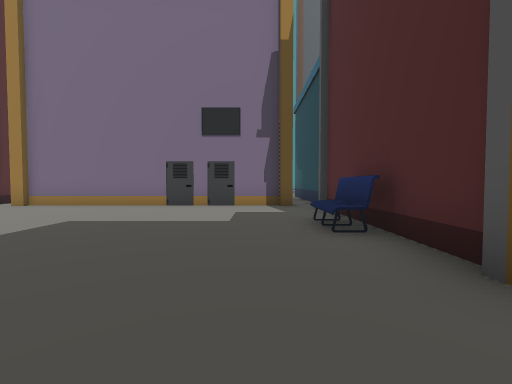
View 1 (above)

24 first-person views from a walk through a scene from a Unity 3-D project. The camera is 1.3 m above the floor, tilts 2° down and sees 90° across. The floor is counted in squares, 2 m on a side. Each view is taken from the middle of a square. On the plan, view 1 faces up. The plan holds only what a view shows up to about 9 squares ahead; the rest is blank. The place goes on beyond the plan. Some animated figures are left out. Some surface patterns are stand-ins.

View 2
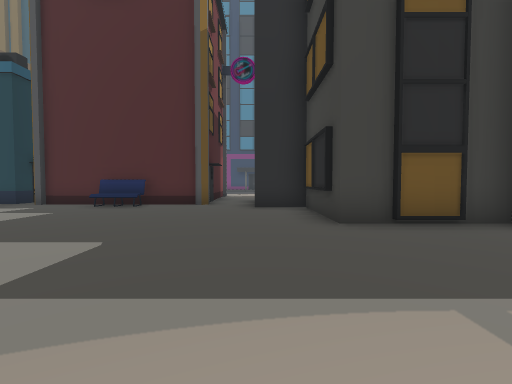

View 3
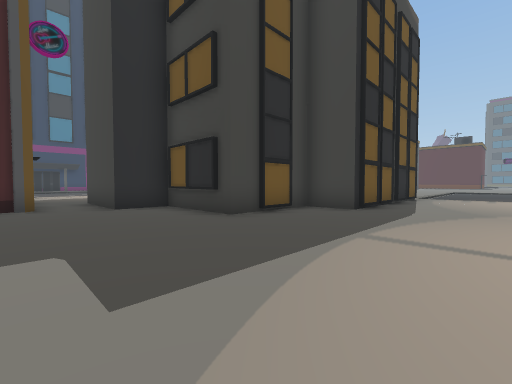

View 4
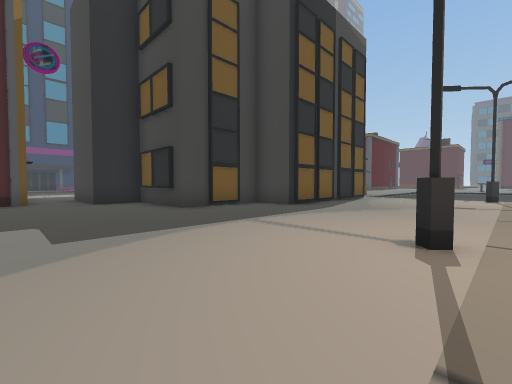

View 5
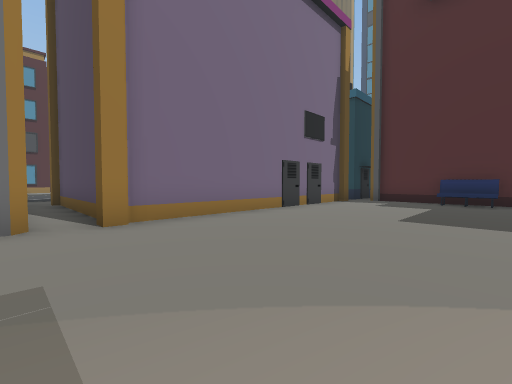

View 6
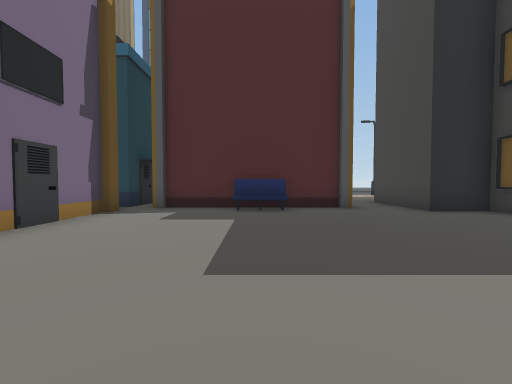

View 7
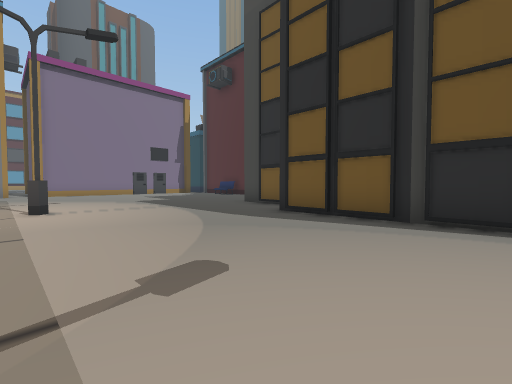

View 8
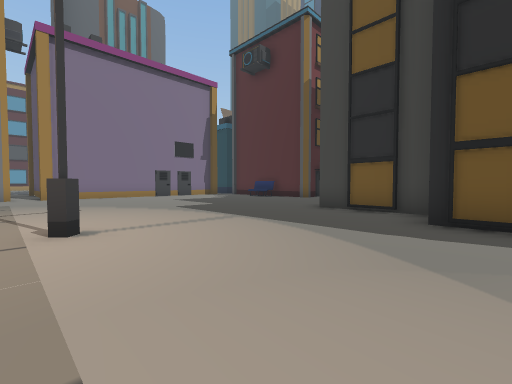

View 9
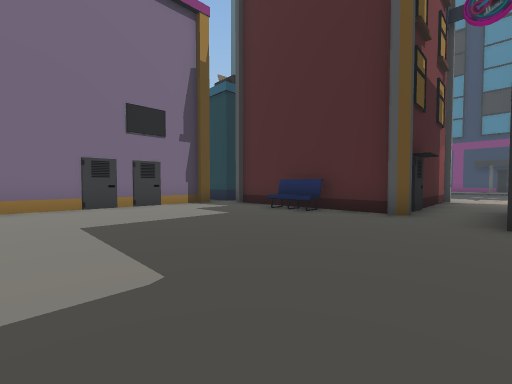

View 10
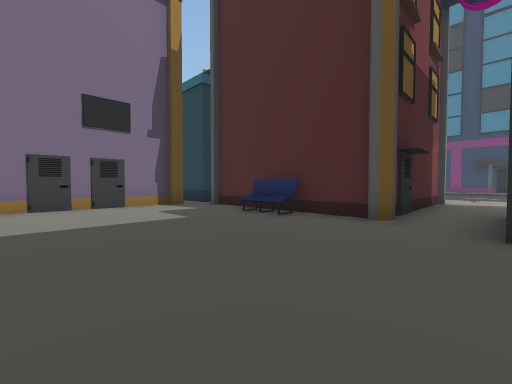

View 11
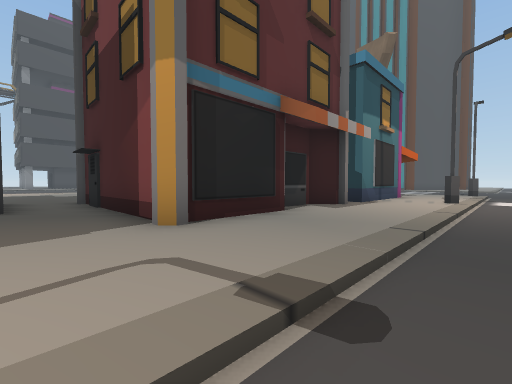

View 12
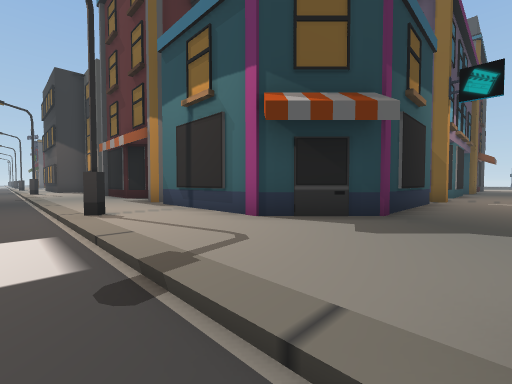

View 13
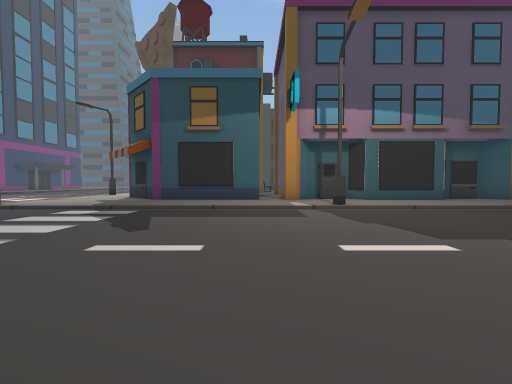

View 14
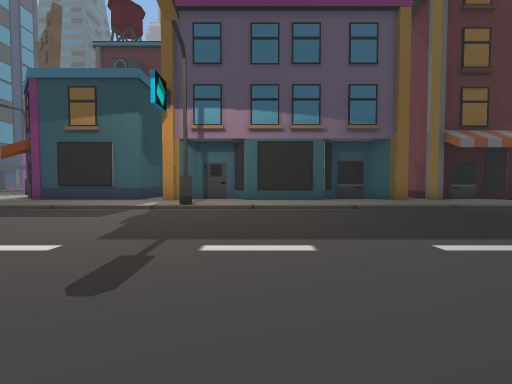

View 15
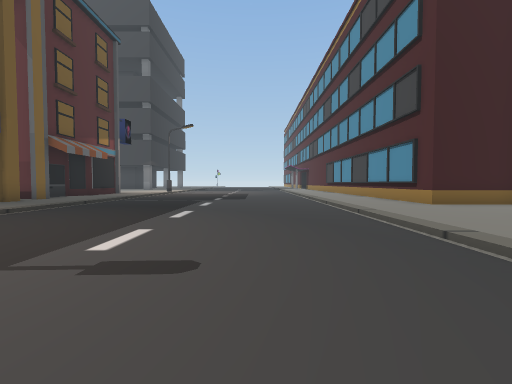

View 16
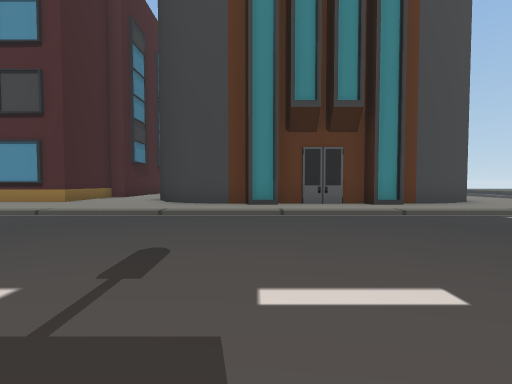

View 17
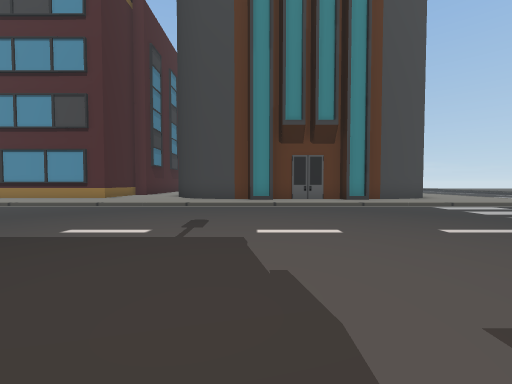

View 18
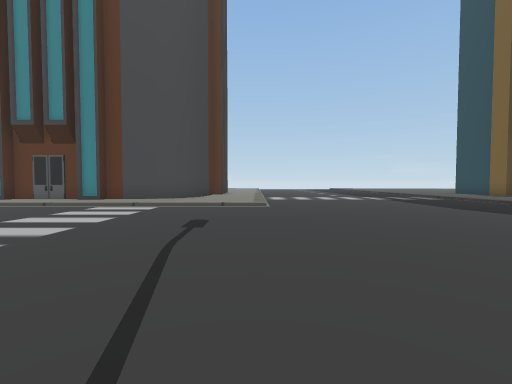

View 19
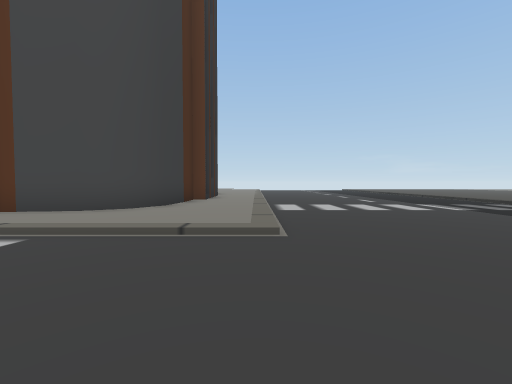

View 20
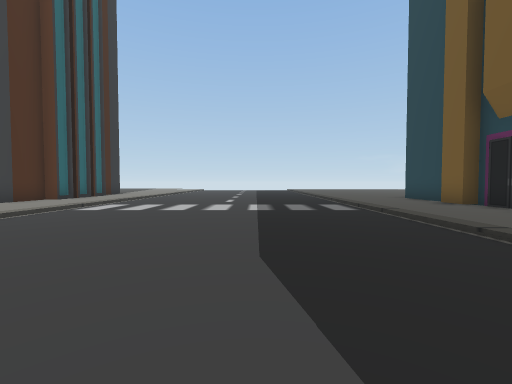

View 21
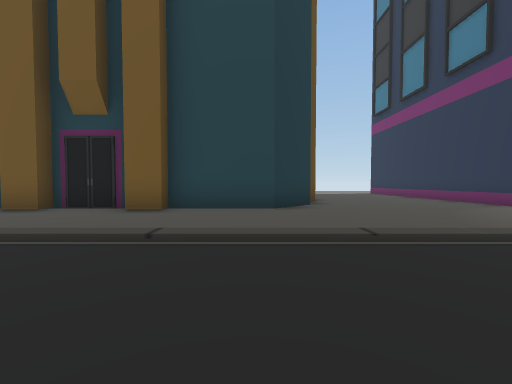

View 22
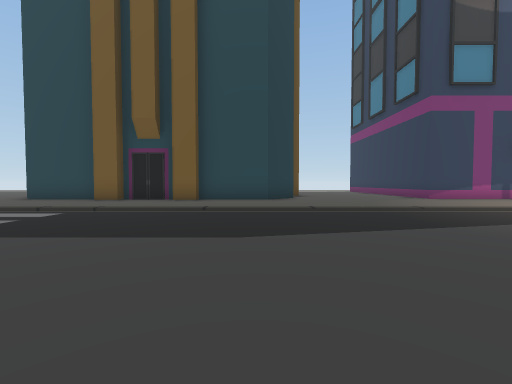

View 23
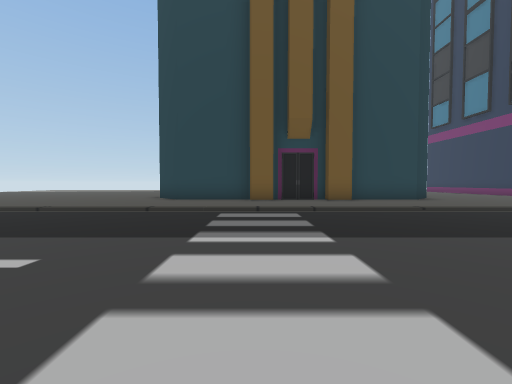

View 24
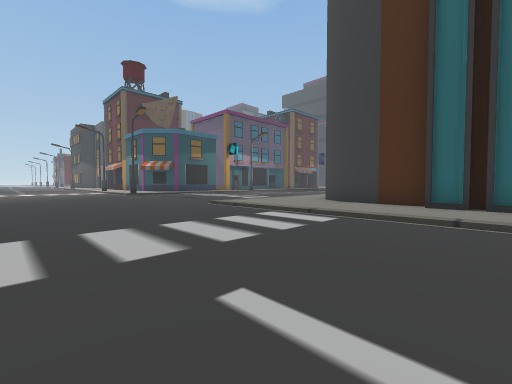

### Floor plan
Key: @ floor where view 1 was taken; # wall or solid block; . main floor; - floor 0.25 m lower than the main floor; / step, stairs or slope; O other object.
Columns run from 8 left of view 1 to 22 right of it. Each row starts with its distance up from view 1.
 29                O..-------/..#
 28                O..-------/..#
 27   #            O..-------/..#
 26   #..          O..-------/..#
 25 ###..O        O...-------/..#
 24 ......OOOOOOOO....-------/..#
 23 ..................-------/..#
 22 //////////////////-------/..#
 21 -------------------------/..#
 20 -------------------------/..###
 19 -------------------------/.....
 18 -------------------------/.....
 17 --------------------  ---/.....
 16 -------------------     -/.....
 15 ------------------       /..###
 14 ........#........ -       ..
 13 ..................-
 12 ###############...-
 11               ##..-
 10                #..-
  9                #.#-
  8 ################..-
  7 ...........    ...-
  6 ..........#   #...-
  5 ..........#   #...-
  4 /........O#   #...-
  3 /.........#   #...-
  2 /.........#####...-
  1 /.................-
  0 /.......@OOO......-
 -1 /........O
 -2 /.....O
 -3 /.....O
 -4 /....OO
 -5 /....O
 -6 /....O
 -7 /....O
 -8 /....O

Positions as (right, up) in squares from view 1, and headings:
1: (0, 0), facing up
2: (-6, 0), facing right
3: (-6, 2), facing down-right
4: (-8, 2), facing down-right
5: (-8, 3), facing up-right
6: (-5, 4), facing right
7: (-8, -8), facing up-right
8: (-8, -5), facing up-right
9: (-4, 0), facing up-right
10: (-3, 0), facing up-right
11: (10, 0), facing up-left
12: (10, 14), facing down-left
13: (2, 21), facing down
14: (-2, 21), facing down
15: (1, 20), facing left
16: (0, 17), facing up
17: (0, 15), facing up
18: (9, 15), facing up
19: (9, 19), facing up
20: (14, 19), facing up
21: (14, 21), facing right
22: (11, 21), facing right
23: (11, 26), facing right
24: (14, 29), facing down-left
